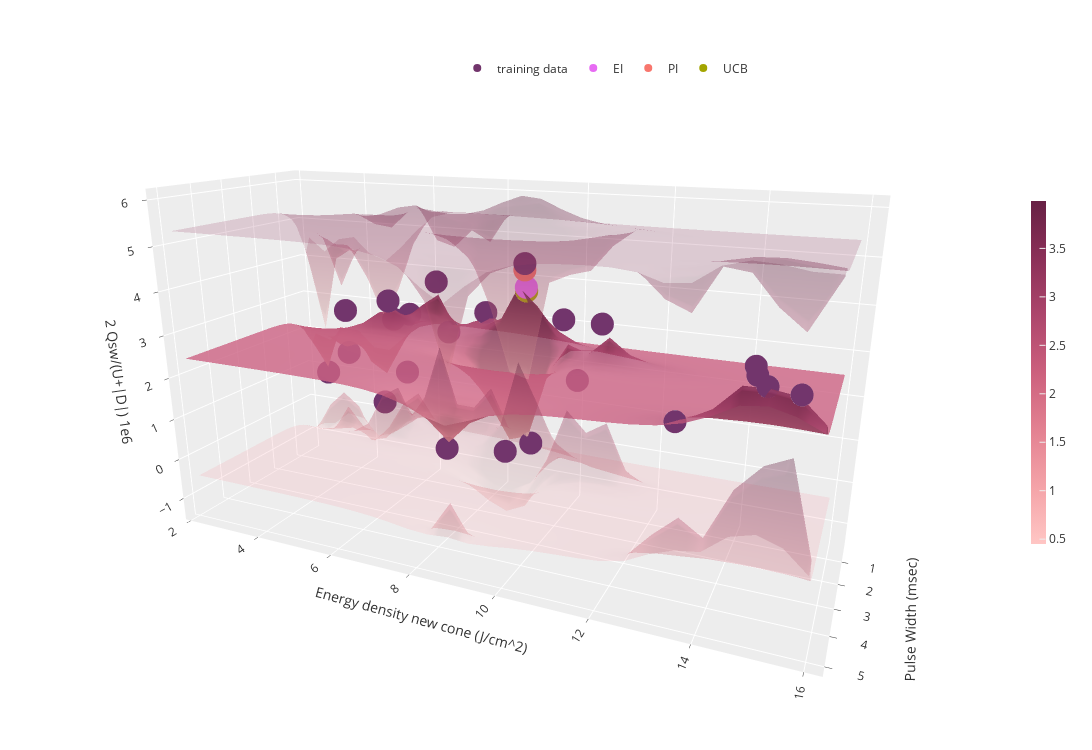

Notebook code cell kept with this figure:
### Code cell
raw_train_x, raw_test_grid = scaler.inverse_transform(train_x), scaler.inverse_transform(test_grid) # undo scaling
vis_acq(raw_train_x, train_y, raw_test_grid, pred_labels, upper_surf, lower_surf, acqs)

### Figure 1 — Plotly figure (JSON) as saved in the notebook; plotly's stock layout.template omitted (floating-point values rounded to 4 significant figures; data arrays with more than 128 entries replaced by an {"elided": "..."} marker saying what was removed)
{"data": [{"colorbar": {"len": 0.5, "thickness": 15}, "colorscale": [[0, "rgb(255, 198, 196)"], [0.1667, "rgb(244, 163, 168)"], [0.3333, "rgb(227, 129, 145)"], [0.5, "rgb(204, 96, 125)"], [0.6667, "rgb(173, 70, 108)"], [0.8333, "rgb(139, 48, 88)"], [1, "rgb(103, 32, 68)"]], "name": "GP regression", "opacity": 0.8, "x": [0.3393, 0.5055, 0.6718, 0.8381, 1.004, 1.171, 1.337, 1.503, 1.669, 1.836, 2.002, 2.168, 2.334, 2.501, 2.667, 2.833, 2.999, 3.166, 3.332, 3.498, 3.664, 3.831, 3.997, 4.163, 4.329, 4.496, 4.662, 4.828, 4.994, 5.161], "y": [2.276, 2.746, 3.215, 3.685, 4.154, 4.624, 5.094, 5.563, 6.033, 6.502, 6.972, 7.441, 7.911, 8.381, 8.85, 9.32, 9.789, 10.26, 10.73, 11.2, 11.67, 12.14, 12.61, 13.08, 13.55, 14.02, 14.49, 14.95, 15.42, 15.89], "z": {"elided": "30x30 float values"}, "type": "surface"}, {"colorscale": [[0, "rgb(255, 198, 196)"], [0.1667, "rgb(244, 163, 168)"], [0.3333, "rgb(227, 129, 145)"], [0.5, "rgb(204, 96, 125)"], [0.6667, "rgb(173, 70, 108)"], [0.8333, "rgb(139, 48, 88)"], [1, "rgb(103, 32, 68)"]], "opacity": 0.2, "showscale": false, "x": [0.3393, 0.5055, 0.6718, 0.8381, 1.004, 1.171, 1.337, 1.503, 1.669, 1.836, 2.002, 2.168, 2.334, 2.501, 2.667, 2.833, 2.999, 3.166, 3.332, 3.498, 3.664, 3.831, 3.997, 4.163, 4.329, 4.496, 4.662, 4.828, 4.994, 5.161], "y": [2.276, 2.746, 3.215, 3.685, 4.154, 4.624, 5.094, 5.563, 6.033, 6.502, 6.972, 7.441, 7.911, 8.381, 8.85, 9.32, 9.789, 10.26, 10.73, 11.2, 11.67, 12.14, 12.61, 13.08, 13.55, 14.02, 14.49, 14.95, 15.42, 15.89], "z": {"elided": "30x30 float values"}, "type": "surface"}, {"colorscale": [[0, "rgb(255, 198, 196)"], [0.1667, "rgb(244, 163, 168)"], [0.3333, "rgb(227, 129, 145)"], [0.5, "rgb(204, 96, 125)"], [0.6667, "rgb(173, 70, 108)"], [0.8333, "rgb(139, 48, 88)"], [1, "rgb(103, 32, 68)"]], "opacity": 0.2, "showscale": false, "x": [0.3393, 0.5055, 0.6718, 0.8381, 1.004, 1.171, 1.337, 1.503, 1.669, 1.836, 2.002, 2.168, 2.334, 2.501, 2.667, 2.833, 2.999, 3.166, 3.332, 3.498, 3.664, 3.831, 3.997, 4.163, 4.329, 4.496, 4.662, 4.828, 4.994, 5.161], "y": [2.276, 2.746, 3.215, 3.685, 4.154, 4.624, 5.094, 5.563, 6.033, 6.502, 6.972, 7.441, 7.911, 8.381, 8.85, 9.32, 9.789, 10.26, 10.73, 11.2, 11.67, 12.14, 12.61, 13.08, 13.55, 14.02, 14.49, 14.95, 15.42, 15.89], "z": {"elided": "30x30 float values"}, "type": "surface"}, {"marker": {"color": "#72356c"}, "mode": "markers", "name": "training data", "x": [0.5, 0.5, 1.0, 1.0, 1.5, 1.5, 5.0, 5.0, 0.5, 5.0, 2.0, 0.5, 0.5, 0.5, 1.0, 1.0, 2.0, 2.0, 2.0, 2.0, 5.0, 5.0, 5.0], "y": [2.73, 3.4, 3.79, 6.44, 5.36, 8.99, 8.8, 14.67, 5.24, 14.89, 10.13, 4.51, 5.37, 4.88, 6.76, 7.77, 8.73, 9.38, 10.48, 11.01, 14.71, 15.44, 13.37], "z": [0.873, 2.677, 1.699, 3.805, 3.335, 4.535, 1.363, 3.841, 1.201, 3.514, 3.471, 0.2633, 2.775, 2.591, 2.58, 3.174, 0.1315, 0.4512, 2.127, 3.468, 3.686, 3.446, 2.652], "type": "scatter3d"}, {"mode": "markers", "name": "EI", "x": [1.43], "y": [9], "z": [3.98], "type": "scatter3d"}, {"mode": "markers", "name": "PI", "x": [1.5], "y": [8.99], "z": [4.39], "type": "scatter3d"}, {"mode": "markers", "name": "UCB", "x": [1.41], "y": [9], "z": [3.89], "type": "scatter3d"}], "layout": {"margin": {"r": 20, "l": 10, "b": 15, "t": 10}, "legend": {"orientation": "h", "yanchor": "bottom", "y": 0.9, "xanchor": "right", "x": 0.75}, "width": 1200, "height": 750, "scene": {"xaxis": {"title": {"text": "Pulse Width (msec)"}}, "yaxis": {"title": {"text": "Energy density new cone (J/cm^2)"}}, "zaxis": {"title": {"text": "2 Qsw/(U+|D|) 1e6"}}, "camera": {"up": {"x": 0, "y": 0, "z": 1}, "center": {"x": 0, "y": 0, "z": 0}, "eye": {"x": 2, "y": 0.9, "z": 0.7}}}}}
